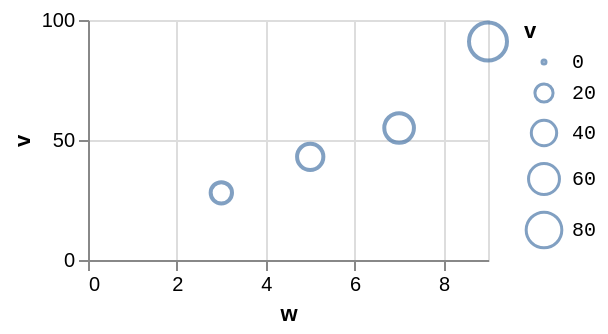

Vega-Lite specification for this chart:
### Vega-Lite specification from a JSON file in a GitHub repository (floating-point values rounded to 4 significant figures)
{"$schema": "https://vega.github.io/schema/vega-lite/v6.json", "width": 200, "height": 120, "data": {"values": [{"c": "alpha", "v": 28, "w": 3, "t": "2024-01-07"}, {"c": "beta", "v": 55, "w": 7, "t": "2024-03-19"}, {"c": "gamma", "v": 43, "w": 5, "t": "2024-06-02"}, {"c": "delta", "v": 91, "w": 9, "t": "2024-09-11"}]}, "mark": "point", "encoding": {"x": {"field": "w", "type": "quantitative"}, "y": {"field": "v", "type": "quantitative"}, "size": {"field": "v", "type": "quantitative", "legend": {"labelFont": "Courier"}}}}
